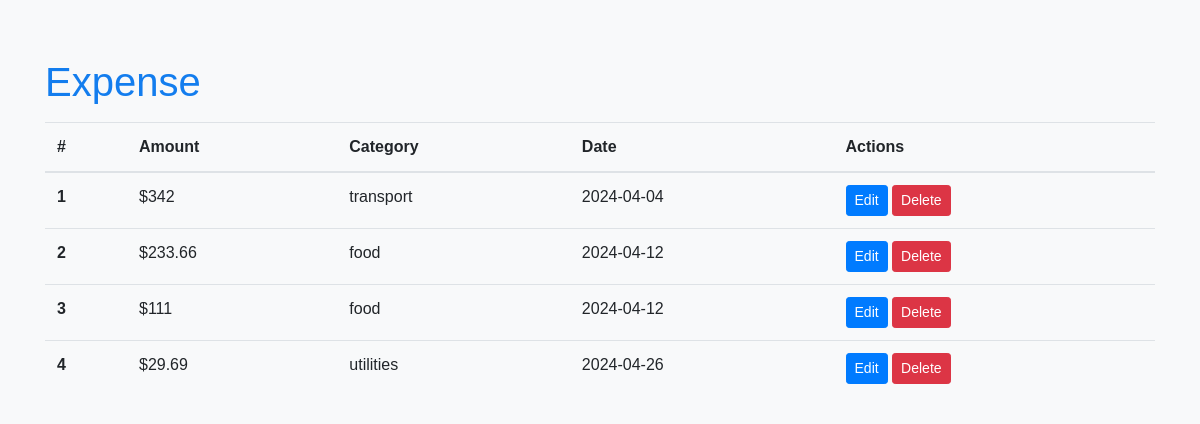
The app's page /viewexpense (signed in) with its own data.
### tables this page shows
CREATE TABLE expense
                 (id INTEGER PRIMARY KEY AUTOINCREMENT, 
                 userid INTEGER,
                 amount DECIMAL(10, 2) NOT NULL,
                 category VARCHAR(50) NOT NULL,
                 description TEXT,
                 date DATE NOT NULL,
                 created_at TIMESTAMP DEFAULT CURRENT_TIMESTAMP);

### app.py (the view)
@app.route('/viewexpense')
def show_expenses():
    expenses = fetch_actual_expenses()
    conn = sqlite3.connect('expense_tracker.db')
    conn.row_factory = sqlite3.Row
    cur = conn.cursor()
    cur.execute("SELECT DISTINCT category FROM expense")
    categories = [row['category'] for row in cur.fetchall()]
    return render_template('viewexpense.html', expenses=expenses,categories=categories)

### app.py (called while the page is built)
def fetch_actual_expenses():
    conn = sqlite3.connect('expense_tracker.db')
    cur = conn.cursor()
    cur.execute("SELECT  id,amount, category, date FROM expense WHERE userid = ?", (session['userid'],))
    expenses = cur.fetchall()
    conn.close()
    return expenses

### templates/viewexpense.html (shortened to what this page needs)
<!DOCTYPE html>
<html lang="en">
<head>
    <link rel="stylesheet" href="https://stackpath.bootstrapcdn.com/bootstrap/4.5.2/css/bootstrap.min.css">
</head>
<body>
    <div class="container mt-5">
        <h1 style="color: #137dee;">Expense</h1>
        <div class="row">
            <div class="col">
                <table class="table">
                    <thead>
                        <tr>
                            <th scope="col">#</th>
                            <th scope="col">Amount</th>
                            <th scope="col">Category</th>
                            <th scope="col">Date</th>
                            <th scope="col">Actions</th>
                        </tr>
                    </thead>
                    <tbody>
                        {% for expense in expenses %}
                    <tr>
                        <th scope="row">{{ loop.index }}</th>
                        <td>${{ expense[1] }}</td>
                        <td>{{ expense[2] }}</td>
                        <td>{{ expense[3] }}</td>
                        <td>
                            <a href="#" class="btn btn-sm btn-primary" onclick="loadPage('/edit/{{ expense[0] }}')">Edit</a>
                            <form action="#" method="post" style="display: inline;" onclick="loadPage('/delete/{{ expense[0]}}')" onsubmit="return confirm('Are you sure you want to delete this expense?');">
                                <input type="submit" value="Delete" class="btn btn-sm btn-danger">
                            </form>
                        </td>
                    </tr>
                          {% endfor %}
                    </tbody>
                </table>
            </div>
        </div>
    </div>
</body>
</html>

### templates/viewexpense.html (style rules this page uses)
body { font-family: Arial, sans-serif; background-color: #f8f9fa; padding: 10px; }

### records on screen
expense: amount "342", category "transport", date "2024-04-04"
expense: amount "233.66", category "food", date "2024-04-12"
expense: amount "111", category "food", date "2024-04-12"
expense: amount "29.69", category "utilities", date "2024-04-26"
